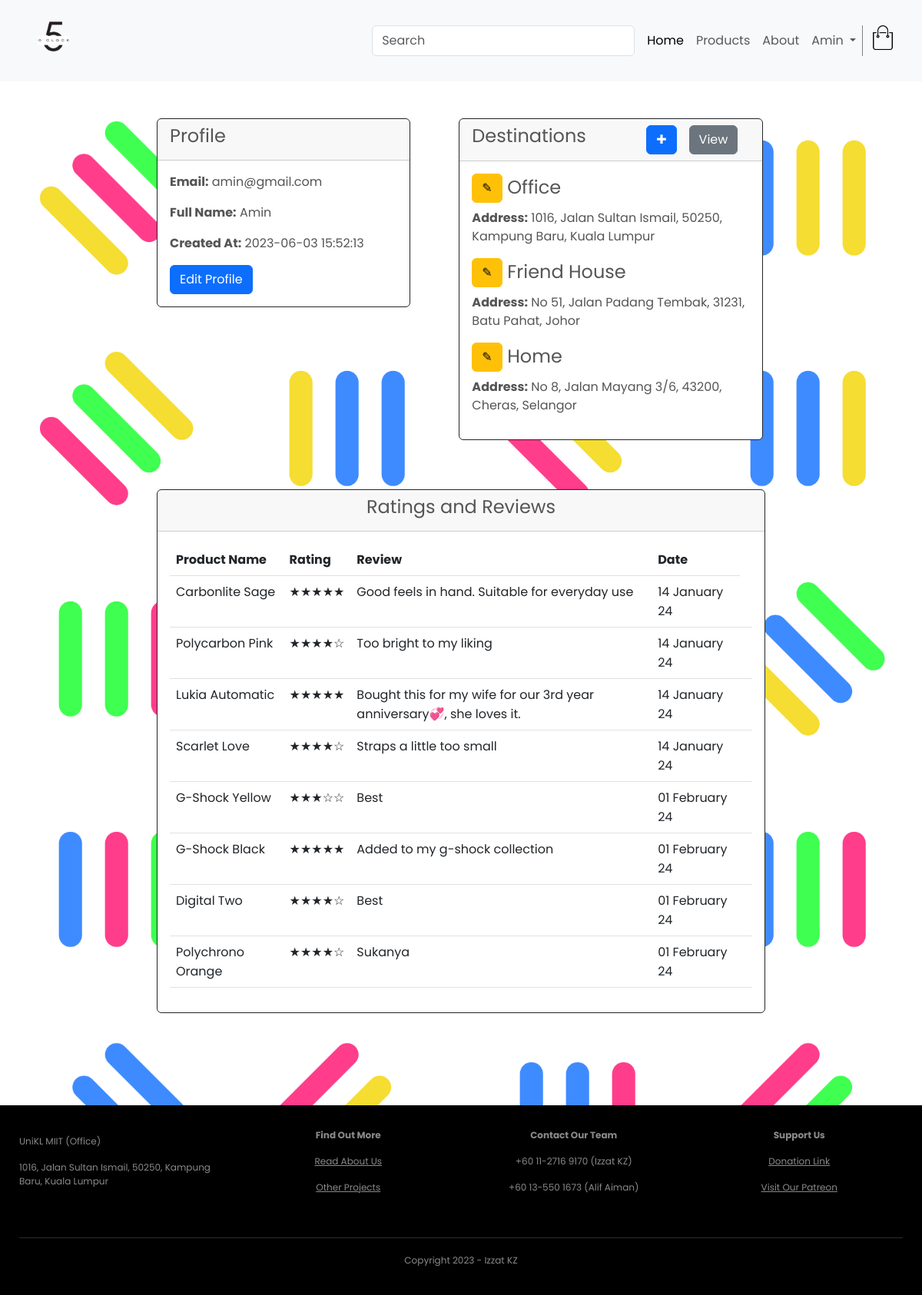
Screenshot of /ecommerce/customer/profile.php (signed in) with the database file from the repository.
### tables this page shows
CREATE TABLE `customers` (
  `cust_id` int(11) NOT NULL,
  `email` varchar(30) NOT NULL,
  `password` varchar(30) NOT NULL,
  `fullname` varchar(191) NOT NULL,
  `created_at` datetime NOT NULL DEFAULT current_timestamp()
);

CREATE TABLE `destination` (
  `destination_id` int(11) NOT NULL,
  `cust_id` int(11) DEFAULT NULL,
  `location` varchar(191) NOT NULL,
  `address` text NOT NULL,
  `postcode` int(5) NOT NULL,
  `city` varchar(50) NOT NULL,
  `state` varchar(50) NOT NULL
);

CREATE TABLE `ratings` (
  `rating_id` int(11) NOT NULL,
  `product_id` int(11) DEFAULT NULL,
  `cust_id` int(11) DEFAULT NULL,
  `rating` int(11) DEFAULT NULL,
  `review` text DEFAULT NULL,
  `created_at` datetime DEFAULT NULL
);

CREATE TABLE `products` (
  `product_id` int(11) NOT NULL,
  `brand_id` int(11) DEFAULT NULL,
  `name` varchar(255) NOT NULL,
  `description` text DEFAULT NULL,
  `price` decimal(10,2) NOT NULL,
  `image` varchar(255) NOT NULL,
  `created_at` datetime NOT NULL DEFAULT current_timestamp(),
  `gender` enum('Men','Women') NOT NULL
);

### ecommerce/customer/profile.php (the view, shortened to what this page needs)
<?php
include('../config/dbcon.php');
$cust_id = $_SESSION['auth_user']['user_id'];
$query = "SELECT * FROM customers WHERE cust_id = '$cust_id'";
$result = mysqli_query($con, $query);
$customer = mysqli_fetch_assoc($result);
$destination_query = "SELECT * FROM destination WHERE cust_id = '$cust_id'";
$destination_result = mysqli_query($con, $destination_query);
$ratings_query = "SELECT r.*, p.name FROM ratings r
                    INNER JOIN products p ON r.product_id = p.product_id
                    WHERE r.cust_id = '$cust_id'";
$ratings_result = mysqli_query($con, $ratings_query);
include('includes/header.php');
?>
<div class="col" style="background-image: url('../images/back2.png'); background-size: cover;">
<div class="row justify-content-center" style="align-items: flex-start;" >
<div class="col-md-8 d-flex justify-content-start">
    <div class="col-md-5 mb-3 mt-5" style="margin-right: 8%;" >
        <div class="card border-dark">
            <div class="card-header">
                <h4>Profile</h4>
            </div>
            <div class="card-body">
                <p><strong>Email:</strong> <?php echo $customer['email']; ?></p>
                <p><strong>Full Name:</strong> <?php echo $customer['fullname']; ?></p>
                <p><strong>Created At:</strong> <?php echo $customer['created_at']; ?></p>
                <a href="profile-edit.php?id=<?php echo $_SESSION['auth_user']['user_id']; ?>" class="btn btn-primary">Edit Profile</a>
            </div>
        </div>
    </div>
    <div class="col-md-6 mb-3 mt-5">
        <div class="card border-dark">
            <div class="card-header">
                <h4 href><a href="destinations.php">Destinations</a>
                <a href="destinations.php" class="btn btn-secondary float-end mx-3">View</a><a href="destination-add.php" class="btn btn-primary float-end">&#10010;</a>
                </h4>
            </div>
            <div class="card-body">
                <?php while ($destination = mysqli_fetch_assoc($destination_result)) { ?>
                    <h4><a href="destination-edit.php?destination_id=<?php echo $destination['destination_id']; ?>" class="btn btn-warning">&#9998;</a> <?php echo $destination['location']; ?></h4>
                    <p><strong>Address:</strong> <?php echo $destination['address'] .', '.$destination['postcode'].', '.$destination['city'].', '.$destination['state'] ?></p>
                <?php } ?>
            </div>
        </div>
    </div>
    </div>
    </div>
    <div class="row">
    <div class="col-md-8 mx-auto my-5">
        <div class="card text-center border-dark">
            <div class="card-header">
                <h4>Ratings and Reviews</h4>
            </div>
            <div class="card-body">
                <?php if (mysqli_num_rows($ratings_result) > 0) { ?>
                    <table class="table table-hover">
                        <thead>
                            <tr>
                                <th>Product Name</th>
                                <th>Rating</th>
                                <th>Review</th>
                                <th>Date</th>
                            </tr>
                        </thead>
                        <tbody>
                            <?php while ($rating_data = mysqli_fetch_assoc($ratings_result)) { ?>
                                <tr>
                                    <td><?php echo $rating_data['name']; ?></td>
                                    <td>
                                        <?php
                                        $rating = $rating_data['rating'];
                                        for ($i = 1; $i <= 5; $i++) {
                                            if ($i <= $rating) {
                                                echo '&#9733;';
                                            } else {
                                                echo '&#9734;';
                                            }
                                        }
                                        ?>
                                    </td>
                                    <td><?php echo $rating_data['review']; ?></td>
                                    <td><?php echo date("d F y", strtotime($rating_data['created_at'])) ?></td>
                                    <td></td>
                                </tr>
                            <?php } ?>
                        </tbody>
                    </table>
                <?php } else { ?>
                    <p>No ratings and reviews made.</p>
                <?php } ?>
            </div>
        </div>
    </div>
</div><br><br><br>
</div>
<?php include('includes/footer.php'); ?>

### ecommerce/customer/style.css (style rules this page uses)
* { margin: 0; padding: 0; box-sizing: border-box; }
body { font-family: 'Poppins', sans-serif; }
a { text-decoration: none; color: #555; }
p { color: #555; }
.row { display: flex; align-items: center; flex-wrap: wrap; justify-content: flex-start; }
h4 { color: #555; font-weight: normal; }

### rows the page displays
customers: email "amin@gmail.com", fullname "Amin", created_at "2023-06-03 15:52:13"
destination: location "Office", address "1016, Jalan Sultan Ismail", postcode "50250", city "Kampung Baru", state "Kuala Lumpur"
destination: location "Friend House", address "No 51, Jalan Padang Tembak", postcode "31231", city "Batu Pahat", state "Johor"
destination: location "Home", address "No 8, Jalan Mayang 3/6", postcode "43200", city "Cheras", state "Selangor"
ratings: product.name "Carbonlite Sage", review "Good feels in hand. Suitable for everyday use", created_at "14 January 24"
ratings: product.name "Polycarbon Pink", rating 4 (drawn), review "Too bright to my liking", created_at "14 January 24"
ratings: product.name "Lukia Automatic", review "Bought this for my wife for our 3rd year anniversary💞, she loves it.", created_at "14 January 24"
ratings: product.name "Scarlet Love", rating 4 (drawn), review "Straps a little too small", created_at "14 January 24"
ratings: product.name "G-Shock Yellow", rating 3 (drawn), review "Best", created_at "01 February 24"
ratings: product.name "G-Shock Black", review "Added to my g-shock collection", created_at "01 February 24"
ratings: product.name "Digital Two", rating 4 (drawn), review "Best", created_at "01 February 24"
ratings: product.name "Polychrono Orange", rating 4 (drawn), review "Sukanya", created_at "01 February 24"

### other values shown
$_SESSION['auth_user']['user_name'] "Amin"
